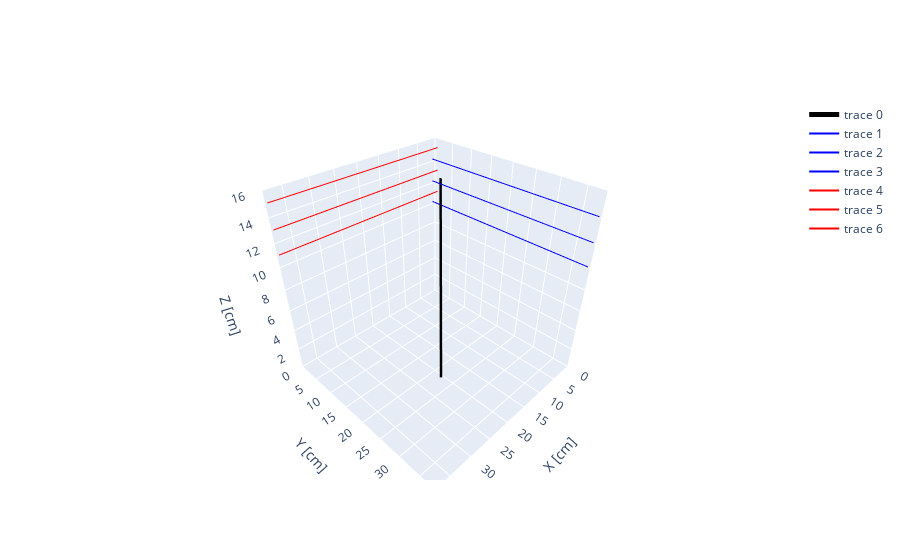

Notebook code for this chart:
### Code cell
x =1
Hx1 = Hit([x,8],1,0,1000,0.1) #(coord, is_sidex, timestamp, timestamp_event, value)
Hx2 = Hit([x,7],1,0,1000,0.1)
Hx3 = Hit([x,6],1,0,1000,0.1)
Tx = Track([Hx1,Hx2,Hx3])
y = 1
Hy1 = Hit([y,8],0,0,1000,0.1)
Hy2 = Hit([y,7],0,0,1000,0.1)
Hy3 = Hit([y,6],0,0,1000,0.1)
Ty = Track([Hy1,Hy2,Hy3])
T = Track3D(Tx,Ty)
T.show()


T=time_correction_fiber(T)
print("timestamp x1 after correction = " + str(T.x.hits[0].timestamp))
print("timestamp x2 after correction = " + str(T.x.hits[1].timestamp))
print("timestamp y after correction = " + str(T.y.hits[0].timestamp))

### Figure 1 — Plotly figure (JSON) as saved in the notebook; plotly's stock layout.template omitted (floating-point values rounded to 4 significant figures)
{"data": [{"line": {"color": "black", "width": 5}, "mode": "lines", "type": "scatter3d", "x": [20.55, 20.01, 19.48, 18.95, 18.41, 17.88, 17.35, 16.81, 16.28, 15.75, 15.21, 14.68, 14.14, 13.61, 13.08, 12.54, 12.01, 11.48, 10.94, 10.41, 9.875, 9.341, 8.807, 8.274, 7.74, 7.206, 6.673, 6.139, 5.605, 5.071, 4.538, 4.004, 3.47, 2.937, 2.403, 1.869, 1.336, 0.8019, 0.2682, -0.2655, -0.7992, -1.333, -1.867, -2.4, -2.934, -3.468, -4.001, -4.535, -5.069, -5.602], "y": [22.25, 21.71, 21.18, 20.64, 20.11, 19.58, 19.04, 18.51, 17.98, 17.44, 16.91, 16.37, 15.84, 15.31, 14.77, 14.24, 13.71, 13.17, 12.64, 12.11, 11.57, 11.04, 10.5, 9.97, 9.437, 8.903, 8.369, 7.836, 7.302, 6.768, 6.234, 5.701, 5.167, 4.633, 4.1, 3.566, 3.032, 2.499, 1.965, 1.431, 0.8975, 0.3638, -0.1699, -0.7036, -1.237, -1.771, -2.305, -2.838, -3.372, -3.906], "z": [0, 0.3265, 0.6531, 0.9796, 1.306, 1.633, 1.959, 2.286, 2.612, 2.939, 3.265, 3.592, 3.918, 4.245, 4.571, 4.898, 5.224, 5.551, 5.878, 6.204, 6.531, 6.857, 7.184, 7.51, 7.837, 8.163, 8.49, 8.816, 9.143, 9.469, 9.796, 10.12, 10.45, 10.78, 11.1, 11.43, 11.76, 12.08, 12.41, 12.73, 13.06, 13.39, 13.71, 14.04, 14.37, 14.69, 15.02, 15.35, 15.67, 16]}, {"marker": {"color": "blue", "size": 1}, "mode": "lines", "type": "scatter3d", "x": [0.8, 0.8], "y": [0, 38.4], "z": [14.2, 14.2]}, {"marker": {"color": "blue", "size": 1}, "mode": "lines", "type": "scatter3d", "x": [0.8, 0.8], "y": [0, 38.4], "z": [12.2, 12.2]}, {"marker": {"color": "blue", "size": 1}, "mode": "lines", "type": "scatter3d", "x": [0.8, 0.8], "y": [0, 38.4], "z": [10.2, 10.2]}, {"marker": {"color": "red", "size": 1}, "mode": "lines", "type": "scatter3d", "x": [0, 38.4], "y": [0.8, 0.8], "z": [15.2, 15.2]}, {"marker": {"color": "red", "size": 1}, "mode": "lines", "type": "scatter3d", "x": [0, 38.4], "y": [0.8, 0.8], "z": [13.2, 13.2]}, {"marker": {"color": "red", "size": 1}, "mode": "lines", "type": "scatter3d", "x": [0, 38.4], "y": [0.8, 0.8], "z": [11.2, 11.2]}], "layout": {"scene": {"aspectmode": "cube", "xaxis": {"range": [0, 38.4], "title": {"text": "X [cm]"}}, "yaxis": {"range": [0, 38.4], "title": {"text": "Y [cm]"}}, "zaxis": {"range": [0, 16], "title": {"text": "Z [cm]"}}}}}
